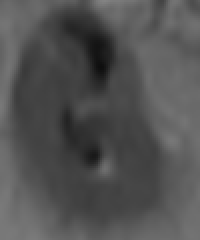
#> input picture 哈希相似度比较/1.png, 100 x 120 px (shown 2 times larger)
$ python dHash.py
#> lines starting #> are read from the running program, lines starting #| are printed output that depends on the picture
# -*- coding : UTF-8 -*-

import cv2 as cv
from PIL import Image
import os
import numpy as np
import copy
import matplotlib.pyplot as plt

def openImg_opencv(filename = 'new.jpg'):
    if os.path.exists(filename):
        image = cv.imread(filename) #opencv
        return image
    else:
        print("image not found")

def openImg_PIL(filename = 'new.jpg'):
    if os.path.exists(filename):
        temp = Image.open(filename) #PIL
        image = np.array(temp)
        return image
    else:
        print("image not found")

def averageGray(image):
    image = image.astype(int)
    for y in range(image.shape[1]): # y is width
        for x in range(image.shape[0]): # x is height
            gray = (image[x,y,0] + image[x,y,1] + image[x,y,2]) // 3
            image[x,y] = gray
    return image.astype(np.uint8)

def averageGrayWithWeighted(image):
    image = image.astype(int)
    for y in range(image.shape[1]): # y is width
        for x in range(image.shape[0]): # x is height
            gray = image[x,y,0] * 0.3 + image[x,y,1] * 0.59 + image[x,y,2] * 0.11
            image[x,y] = int(gray)
    return image.astype(np.uint8)

def maxGray(image):
    for y in range(image.shape[1]): # y is width
        for x in range(image.shape[0]):
            gray = max(image[x,y]) # x is height
            image[x,y] = gray
    return image

def resize_opencv(image,weight = 8,height = 8):
    smallImage = cv.resize(image,(weight,height),interpolation=cv.INTER_LANCZOS4)
    return smallImage

def calculateDifference(image,weight = 8,height = 8):
    differenceBuffer = []
    for x in range(weight):
        for y in range(height - 1):
            differenceBuffer.append(image[x,y,0] > image[x,y + 1,0])
    return differenceBuffer

def makeHash(differ):
    hashOrdString = "0b"
    for value in differ:
        hashOrdString += str(int(value))
    hashString = hex(int(hashOrdString,2))
    return hashString

def stringToHash(filename = 'new.jpg'):
    image1 = openImg_opencv(filename)
    grayImage1 = averageGrayWithWeighted(copy.deepcopy(image1))
    plt.imshow(grayImage1)
    plt.show()
    smallImage1 = resize_opencv(copy.deepcopy(grayImage1))
    plt.imshow(smallImage1)
    plt.show()
    differ = calculateDifference(copy.deepcopy(smallImage1))
    return makeHash(differ)

def calculateHammingDistance(differ1,differ2):
    difference = (int(differ1, 16)) ^ (int(differ2, 16))
    return bin(difference).count("1")

def main():
    pic1 = stringToHash('1.png')
#> in openImg_opencv, image is the input picture: shape (120, 100, 3); min 14, max 131, mean 82.2
#> in stringToHash, `plt.show()`:
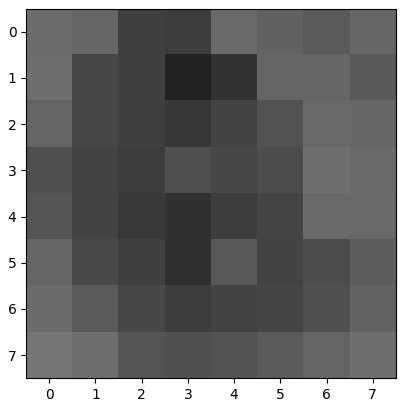
#> figure drawn by matplotlib, 1 panel
#> after the loop in calculateDifference, `for x in range(weight):`: differenceBuffer = 56 items, first 6: True, True, True, False, True, True
#> in stringToHash, `differ = calculateDifference(copy.deepcopy(smallImage1))`: differ has the same summary as differenceBuffer in calculateDifference
#> the loop in makeHash, `for value in differ:` made 56 passes
#> (value, hashOrdString) on passes 3 to 14: (True, '0b111'), (False, '0b1110'), (True, '0b11101'), (True, '0b111011'), (False, '0b1110110'), (True, '0b11101101'), (True, '0b111011011'), (True, '0b1110110111'), (False, '0b11101101110'), (False, '0b111011011100'), (False, '0b1110110111000'), (True, '0b11101101110001')
#> value on passes 39 to 44: False, True, False, False, True, True
#> in makeHash, `hashString = hex(int(hashOrdString,2))`: hashString = '0xedc78e9e3d3870'
#> pic1 = '0xedc78e9e3d3870'
    pic2 = stringToHash('3.png')
#> call 2 of stringToHash, with filename = '3.png'
#> call 2 of openImg_opencv, with filename = '3.png'
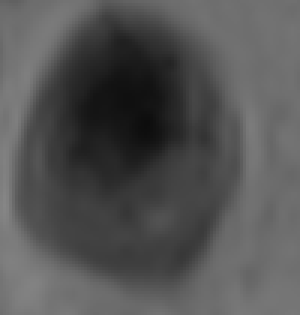
#> input picture 哈希相似度比较/3.png, 100 x 105 px (shown 3 times larger)
#> in openImg_opencv, image is the input picture: shape (105, 100, 3); min 13, max 134, mean 83.6
#> in stringToHash (call 2), `plt.show()`:
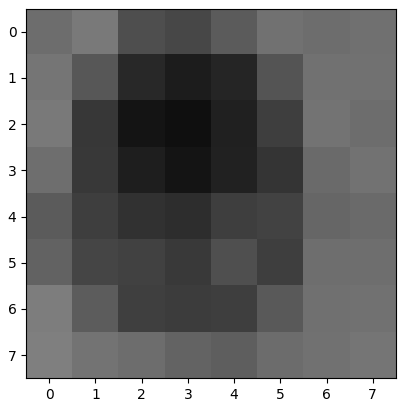
#> figure drawn by matplotlib, 1 panel
#> in stringToHash (call 2), `differ = calculateDifference(copy.deepcopy(smallImage1))`: differ = 56 items, first 6: False, True, True, False, False, True
#> the loop in makeHash (call 2), `for value in differ:` made 56 passes
#> (value, hashOrdString) on passes 3 to 14: (True, '0b011'), (False, '0b0110'), (False, '0b01100'), (True, '0b011001'), (False, '0b0110010'), (True, '0b01100101'), (True, '0b011001011'), (True, '0b0110010111'), (False, '0b01100101110'), (False, '0b011001011100'), (False, '0b0110010111000'), (False, '0b01100101110000')
#> pic2 = '0x65c38f0e1d3878'
    print(pic1)
#> (printed output is left out)
    print(pic2)
#> (printed output is left out)
    print("this two picture is " + str((8 * 8 - calculateHammingDistance(pic1,pic2)) / (8 * 8) * 100) + "% similarity")
#| this two picture is 87.5% similarity
if __name__ == "__main__":
    main()
